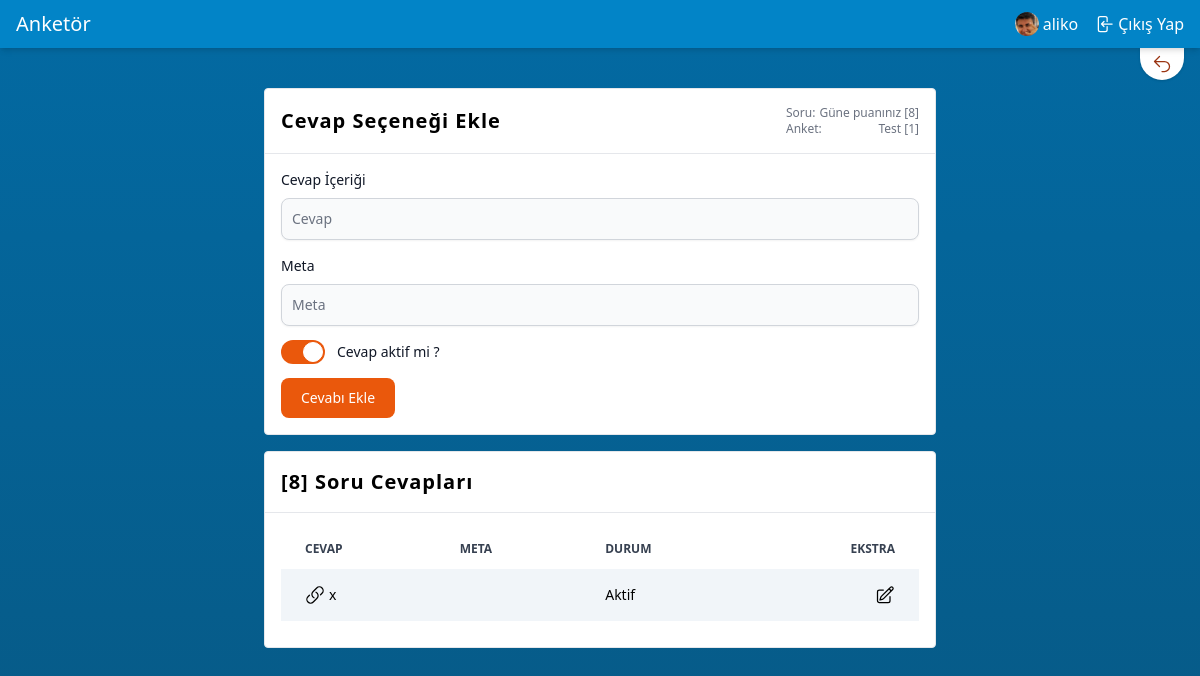
Before: /polls/1/question/8/answer/create (signed in) with the older database file.
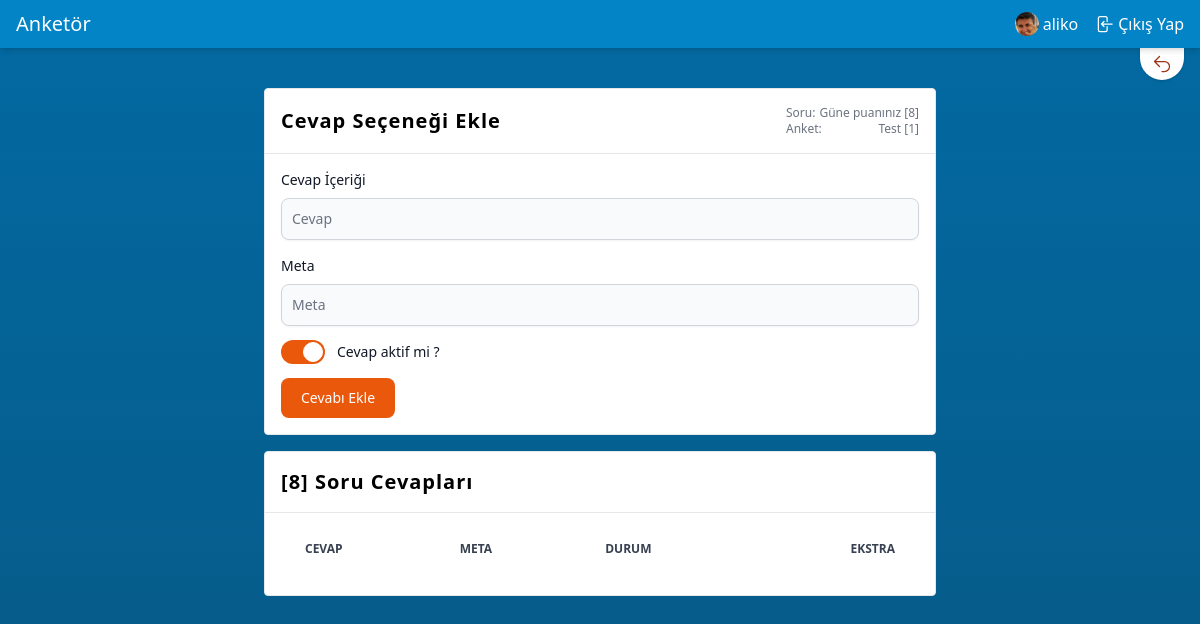
After: the same page with the newer database file.
### apps/poll/models.py (models this page shows)
class PollAnswer(models.Model):
    poll = models.ForeignKey(
        Poll,
        on_delete=models.CASCADE,
        null=True,
        blank=True
    )
    question = models.ForeignKey(
        PollQuestion,
        on_delete=models.CASCADE,
        null=True,
        blank=True
    )
    meta = models.CharField(null=True, blank=True, max_length=1024, default="{}")
    content = models.TextField()
    is_active = models.BooleanField(default=False)
    created_at = models.DateTimeField(auto_now_add=True)
    updated_at = models.DateTimeField(auto_now=True)
    def get_meta_data(self):
        return loads(self.meta)
    def set_meta_data(self, data):
        self.meta = dumps(data)
    meta_data = property(get_meta_data, set_meta_data)
    class Meta:
        ordering = ["-id"]
        db_table = "poll_answer"

### apps/poll/views.py (the view, shortened to what this page needs)
# urls.py: path("<int:poll_id>/question/<int:question_id>/answer/create", CreatePollAnswer.as_view(),
class CreatePollAnswer(LoginRequiredMixin, View):
    template_name = "poll/answer/create.html"
    def get(self, request, poll_id, question_id):
        poll_object = get_object_or_404(Poll, pk=poll_id, author=self.request.user)
        question_object = get_object_or_404(PollQuestion, pk=question_id, poll_id=poll_object.id)
        question_answers = question_object.pollanswer_set.all()
        return render(request, self.template_name, {"answers": question_answers, "question": question_object})

### apps/poll/templates/poll/answer/create.html (shortened to what the changed rows need)
{% extends "base.html" %}
{% block content %}
  <section id="createAnswer">
    <div class="flex flex-col items-center my-10 mx-12 space-y-4">
      <div class="bg-white border rounded max-w-2xl w-full">
        <div class="p-4 sm:flex items-center justify-between">
          <h1 class="font-semibold text-xl tracking-wider">Cevap Seçeneği Ekle</h1>
        </div>
      </div>
      <div class="bg-white border rounded max-w-2xl w-full">
        <div class="p-4 flex items-center justify-between">
          <h1 class="font-semibold text-xl tracking-wider">[{{ question.id }}] Soru Cevapları</h1>
        </div>
        <div class="p-4 overflow-x-auto">
          <table class="w-full text-sm text-left mb-2.5">
            <thead class="text-xs text-gray-700 uppercase">
            <tr>
              <th scope="col" class="px-6 py-3">
                Cevap
              </th>
              <th scope="col" class="px-6 py-3">
                Meta
              </th>
              <th scope="col" class="px-6 py-3">
                Durum
              </th>
              <th scope="col" class="px-6 py-3 text-right">
                Ekstra
              </th>
            </tr>
            </thead>
            <tbody>
            {% for answer in answers %}
              <tr class="bg-slate-100">
                <th scope="row" class="px-6 py-4 font-medium whitespace-nowrap">
                  <a href="{% url "poll.answer.update" pk=answer.id question_id=question.id poll_id=question.poll.id %}"
                     class="flex items-center space-x-1 hover:text-orange-500 hover:stroke-orange-500">
                    <h1>{{ answer.content }}</h1>
                  </a>
                </th>
                <td class="px-6 py-4">
                </td>
                <td class="px-6 py-4">
                  <span>
                    {% if answer.is_active %}
                      Aktif
                    {% else %}
                      Deaktif
                    {% endif %}
                  </span>
                </td>
                <td class="px-6 py-4 flex space-x-1 justify-end">
                  <a href="{% url "poll.answer.update" pk=answer.id question_id=question.id poll_id=question.poll.id %}"
                     aria-label="Düzenle">
                  </a>
                </td>
              </tr>
            {% endfor %}
            </tbody>
          </table>
        </div>
      </div>
    </div>
  </section>
{% endblock %}

Changed rows visible on the page:
removed PollAnswer: content "x", is_active "Aktif"
